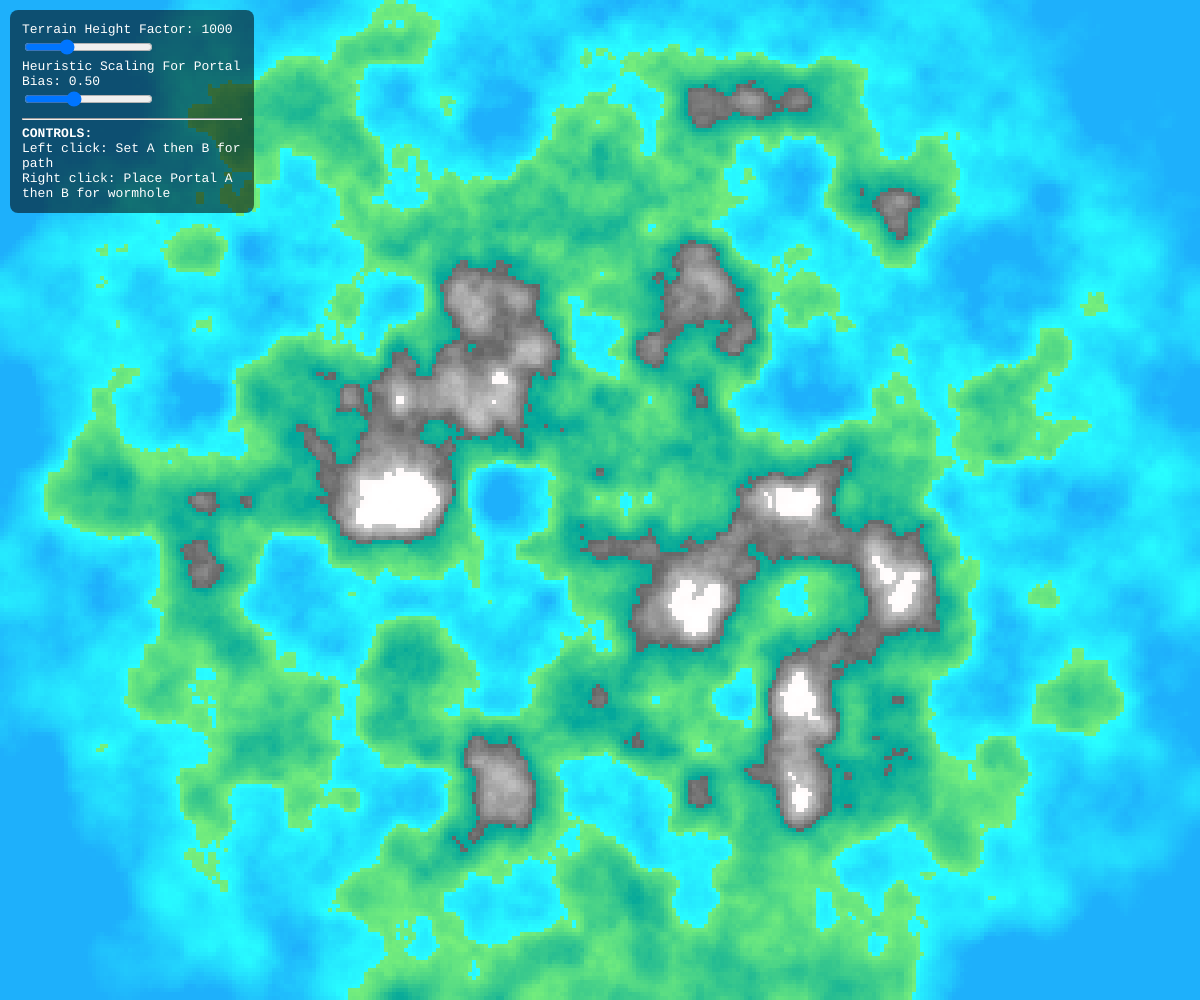
Frame 1 (no input)
Frame 60 (no input): identical to frame 1, image omitted
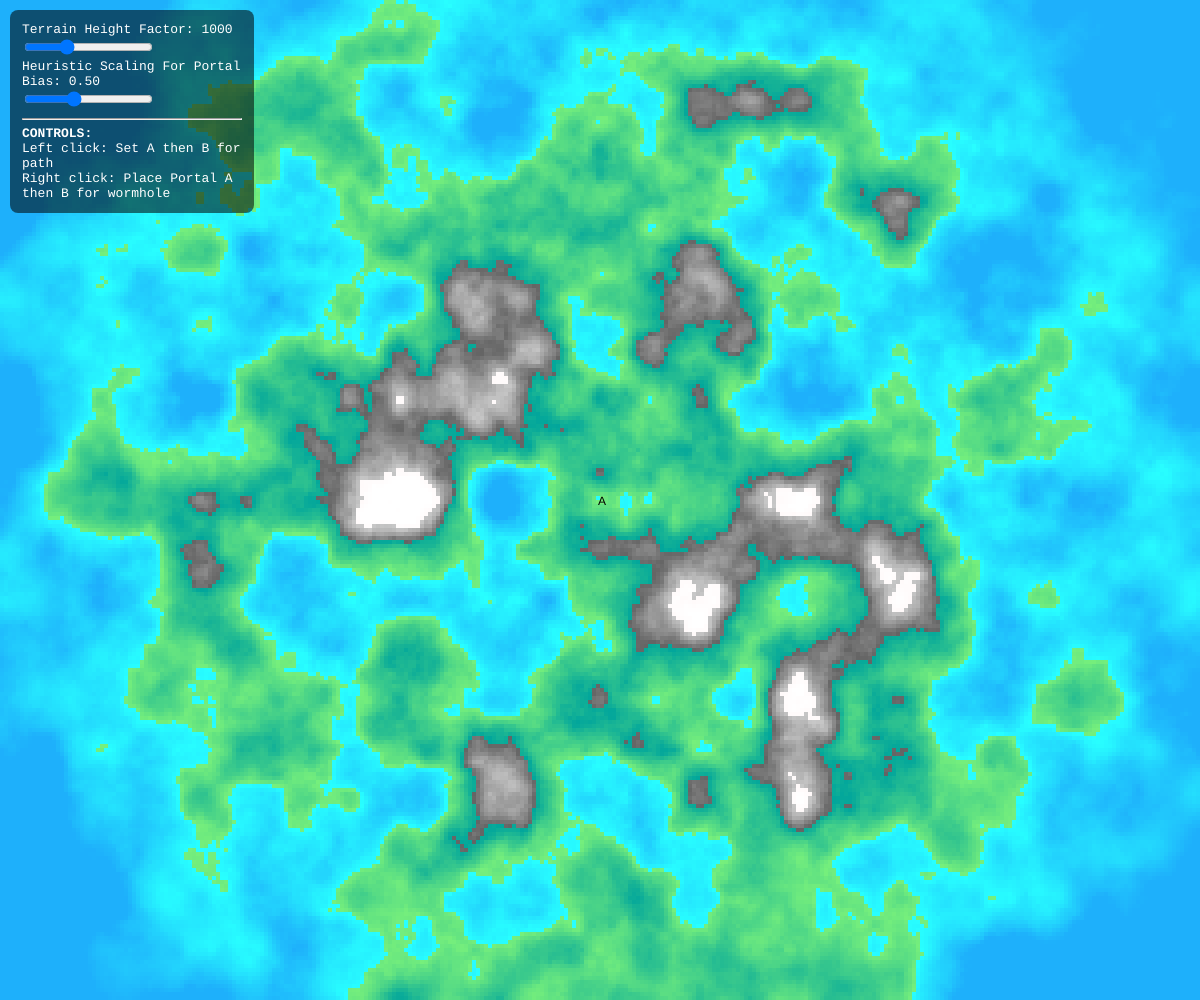
Frame 120 (the mouse pressed at the canvas centre since frame 60)

The p5.js sketch that drew these frames (run headless with seeded random() and noise() and a simulated clock; from frame 60 on, the mouse is pressed at the canvas centre):

// p5.js sketch
// ── sketch.js
class TerrainType {
  constructor(minHeight, maxHeight, minColour, maxColour, lerpAdjustment = 0) {
    this.minHeight = minHeight;
    this.maxHeight = maxHeight;
    this.minColour = minColour;
    this.maxColour = maxColour;
    this.lerpAdjustment = lerpAdjustment;
  }
}

class NodeGrid {
  constructor(grid) {
    this.grid = grid;
    this.gridWidth = grid.length;
    this.gridHeight = grid[0].length;
  }

  getNeighbours(x, y) {
    let neighbours = [];
    for (let dx = -1; dx <= 1; dx++) {
      for (let dy = -1; dy <= 1; dy++) {
        if (dx === 0 && dy === 0) continue;
        let nx = x + dx;
        let ny = y + dy;
        if (nx >= 0 && nx < this.gridWidth && ny >= 0 && ny < this.gridHeight) {
          neighbours.push(this.grid[nx][ny]);
        }
      }
    }
    return neighbours;
  }

  setNodeHeight(x, y, z) {
    this.grid[x][y].setHeight(z);
  }

  getNode(x, y) {
    return this.grid[x][y];
  }
}

class Node {
  constructor(x, y, noise) {
    this.x = x;
    this.y = y;
    this.z = noise * heightFactor;
    this.g = Infinity;
    this.h = Infinity;
    this.f = Infinity;
    this.parent = null;
    this.portalPartner = null;
    this.inPath = false;
    this.terrainType = getTerrainType(noise);
  }

  setHeight(z) {
    this.z = z;
  }

  get2DPoint() {
    return { x: this.x, y: this.y };
  }
}

let waterTerrain;
let landTerrain;
let mountainTerrain;
let snowTerrain;

let zoomFactor = 100;
let cellSize = 4;
let heightFactor = 1000;
let heuristicScaling = 0.5; // heuristicScaling <1 more exploratory of portals, >1 opposite
const falloffPower = 3;
const teleportCost = 1;
let prevHeightFactor = heightFactor;
let prevHeuristicScaling = heuristicScaling;
let mapChanged = true;
//let xOffset = 10000;
//let yOffset = 10000;
//const cameraSpeed = 10;
let portalColour;
let pathColour;

let nodeGrid;
let pointA = null;
let pointB = null;
let portalA = null;
let portalB = null;
let currentNode = null;

let canvasElem;
let uiBox;
let heightSlider;
let heuristicSlider;
let heightLabel;
let heuristicLabel;

// Disable context menu on right click
document.oncontextmenu = () => false;

function setup() {
  canvasElem = createCanvas(windowWidth, windowHeight);
  noiseDetail(8, 0.5);

  uiBox = createDiv();
  uiBox.position(10, 10);
  uiBox.style(`
    background: rgba(0,0,0,0.55);
    padding: 12px;
    width: 220px;
    color: white;
    font-family: monospace;
    border-radius: 8px;
    user-select:none;
  `);

  heightLabel = createDiv(`Terrain Height Factor: ${heightFactor}`);
  uiBox.child(heightLabel);
  heightSlider = createSlider(100, 3000, heightFactor, 1);
  uiBox.child(heightSlider);

  heuristicLabel = createDiv(
    `Heuristic Scaling For Portal Bias: ${heuristicScaling.toFixed(2)}`
  );
  uiBox.child(heuristicLabel);
  heuristicSlider = createSlider(0.2, 1, heuristicScaling, 0.01);
  uiBox.child(heuristicSlider);

  uiBox.child(createElement("hr"));
  uiBox.child(
    createDiv(`
    <b>CONTROLS:</b><br>
    Left click: Set A then B for path<br>
    Right click: Place Portal A then B for wormhole
  `)
  );
  portalColour = color(150, 131, 236);
  pathColour = color(255, 0, 0);

  waterTerrain = new TerrainType(
    0.2,
    0.4,
    color(30, 176, 251),
    color(40, 255, 255)
  );
  landTerrain = new TerrainType(
    0.4,
    0.6,
    color(118, 239, 124),
    color(2, 166, 155)
  );
  mountainTerrain = new TerrainType(
    0.6,
    0.75,
    color(100, 100, 100),
    color(200, 200, 200)
  );
  snowTerrain = new TerrainType(
    0.75,
    0.8,
    color(255, 250, 250),
    color(255, 255, 255)
  );
}

function draw() {
  heightFactor = heightSlider.value();
  heuristicScaling = heuristicSlider.value();

  heightLabel.html(`Terrain Height Factor: ${heightFactor}`);
  heuristicLabel.html(
    `Heuristic Scaling For Portal Bias: ${heuristicScaling.toFixed(2)}`
  );

  // Trigger redraw if sliders changed
  if (heightFactor !== prevHeightFactor) {
    mapChanged = true;
    prevHeightFactor = heightFactor;
  }
  if (heuristicScaling !== prevHeuristicScaling) {
    mapChanged = true;
    prevHeuristicScaling = heuristicScaling;
  }

  if (!mapChanged) {
    return;
  }

  background(0);
  const cols = floor(width / cellSize);
  const rows = floor(height / cellSize);
  const grid = [];

  for (let x = 0; x < cols; x++) {
    let column = [];
    for (let y = 0; y < rows; y++) {
      // center pixel position of cell
      const px = x * cellSize + cellSize / 2;
      const py = y * cellSize + cellSize / 2;

      const xVal = px / zoomFactor;
      const yVal = py / zoomFactor;

      const noiseValue = noise(xVal, yVal);
      const maskedValue = noiseValue * getFalloff(px, py);

      currentNode = new Node(x, y, maskedValue);
      column.push(currentNode);
      const c = getPixelColour(maskedValue, currentNode.terrainType);
      fill(c);
      noStroke();
      rect(x * cellSize, y * cellSize, cellSize, cellSize);
    }
    grid.push(column);
  }
  nodeGrid = new NodeGrid(grid);

  if (portalA != null && portalB != null) {
    const nodeA = nodeGrid.getNode(portalA.x, portalA.y);
    const nodeB = nodeGrid.getNode(portalB.x, portalB.y);

    nodeA.portalPartner = nodeB;
    nodeB.portalPartner = nodeA;
  }

  if (portalA != null) drawPortal(portalA);
  if (portalB != null) drawPortal(portalB);

  if (pointA != null && pointB != null) {
    const path = AStarSearch(pointA, pointB);
    if (path != null) {
      drawPath(path);
    } else {
      window.alert("Path not possible!");
    }
  }

  if (pointA != null) drawMarker(pointA, "A");
  if (pointB != null) drawMarker(pointB, "B");

  mapChanged = false;
}

function getFalloff(px, py) {
  // distance from center (in pixel space)
  const dx = px - width / 2;
  const dy = py - height / 2;
  const distance = Math.sqrt(dx * dx + dy * dy);

  const maxDistance = Math.sqrt(
    (width / 2) * (width / 2) + (height / 2) * (height / 2)
  );

  // normalise distance
  let d = distance / maxDistance;
  d = constrain(d, 0, 1);

  // apply falloff curve
  const falloff = 1 - Math.pow(d, falloffPower);

  return falloff;
}

// Navigation (scrapped feature)

// // Pan
// function mouseDragged(event) {
//   xOffset -= event.movementX / zoomFactor;
//   yOffset -= event.movementY / zoomFactor;
//   mapChanged = true;
// }

// // Zoom
// function mouseWheel(event) {
//   zoomFactor -= event.delta / 10;
//   zoomFactor = Math.max(10, zoomFactor);
//   mapChanged = true;
//   return false;
// }

function mousePressed(event) {
  if (event.target !== canvasElem.elt) return;

  const gx = floor(mouseX / cellSize);
  const gy = floor(mouseY / cellSize);

  if (mouseButton === LEFT) {
    handlePathClick(gx, gy);
    return;
  }

  if (mouseButton === RIGHT) {
    handlePortalClick(gx, gy);
    return;
  }
}

function handlePathClick(gx, gy) {
  if (pointA != null && pointB == null) {
    pointB = { x: gx, y: gy };
  } else {
    pointA = { x: gx, y: gy };
    pointB = null;
  }
  mapChanged = true;
}

function handlePortalClick(gx, gy) {
  if (portalA != null && portalB == null) {
    portalB = { x: gx, y: gy };

    const nodeA = nodeGrid.getNode(portalA.x, portalA.y);
    const nodeB = nodeGrid.getNode(portalB.x, portalB.y);
    nodeA.portalPartner = nodeB;
    nodeB.portalPartner = nodeA;
  } else {
    portalA = { x: gx, y: gy };
    portalB = null;
  }
  mapChanged = true;
}

function drawPath(path, colourChoice = pathColour) {
  noStroke();
  fill(colourChoice);
  for (const pos of path) {
    const px = pos.x * cellSize + cellSize / 2;
    const py = pos.y * cellSize + cellSize / 2;
    ellipse(px, py, cellSize * 0.6, cellSize * 0.6);
  }
}

function drawPortal(point, colourChoice = portalColour) {
  const px = point.x * cellSize + cellSize / 2;
  const py = point.y * cellSize + cellSize / 2;
  stroke(
    colourChoice.levels[0] * 1.2,
    colourChoice.levels[1] * 1.2,
    colourChoice.levels[2] * 1.2
  );
  strokeWeight(2);
  fill(colourChoice);
  ellipse(px, py, cellSize * 2, cellSize * 4);
  noStroke();
  fill(
    colourChoice.levels[0] * 0.8,
    colourChoice.levels[1] * 0.8,
    colourChoice.levels[2] * 0.8
  );
  ellipse(px, py, cellSize * 1, cellSize * 2);
}

function drawMarker(point, label) {
  const px = point.x * cellSize + cellSize / 2;
  const py = point.y * cellSize + cellSize / 2;

  fill(0);
  textAlign(CENTER, CENTER);
  text(label, px, py);
}

function getPixelColour(noiseValue, terrainType) {
  const normalisedValue = normalise(
    noiseValue,
    terrainType.maxHeight,
    terrainType.minHeight
  );

  return lerpColor(
    terrainType.minColour,
    terrainType.maxColour,
    normalisedValue + terrainType.lerpAdjustment
  );
}

function getTerrainType(noiseValue) {
  if (noiseValue < waterTerrain.maxHeight) {
    return waterTerrain;
  }
  if (noiseValue < landTerrain.maxHeight) {
    return landTerrain;
  }
  if (noiseValue < mountainTerrain.maxHeight) {
    return mountainTerrain;
  } else {
    return snowTerrain;
  }
}

function normalise(value, max, min) {
  if (value > max) {
    return 1;
  }
  if (value < min) {
    return 0;
  }
  return (value - min) / (max - min);
}

function windowResized() {
  resizeCanvas(windowWidth, windowHeight);
  pointA = null;
  pointB = null;
  portalA = null;
  portalB = null;
  mapChanged = true;
}

function nodeKey(x, y) {
  return `${x},${y}`;
}

// Octile extension of Manhattan distance
function octile(current, end) {
  const dx = Math.abs(current.x - end.x);
  const dy = Math.abs(current.y - end.y);
  const F = Math.SQRT2 - 1;
  if (dx < dy) {
    return F * dx + dy;
  } else {
    return F * dy + dx;
  }
}

function heuristic(current, end) {
  const normal = octile(current, end);

  // Estimate heuristic with portals if they exist
  if (portalA && portalB) {
    const d1 =
      octile(current, portalA) * heuristicScaling +
      teleportCost +
      octile(portalB, end);
    const d2 =
      octile(current, portalB) * heuristicScaling +
      teleportCost +
      octile(portalA, end);
    return Math.min(normal, d1, d2);
  }
  return normal;
}

// Movement cost: base + terrain modifier
function getMovementCost(current, neighbour) {
  let baseCost;
  if (current.x === neighbour.x || current.y === neighbour.y) {
    baseCost = 1;
  } else {
    baseCost = Math.SQRT2;
  }
  const terrainCost = Math.abs(neighbour.z - current.z);
  return baseCost + terrainCost;
}

// Reconstruct path from goal node
function reconstructPath(node) {
  const path = [];
  let current = node;
  while (current) {
    current.inPath = true;
    path.push({ x: current.x, y: current.y });
    current = current.parent;
  }
  return path.reverse();
}

function AStarSearch(start, end) {
  const openMap = new Map();
  const openSet = [];
  const closedSet = new Set();

  startNode = nodeGrid.getNode(start.x, start.y);
  startNode.g = 0;
  startNode.h = heuristic(start, end);
  startNode.f = startNode.g + startNode.h;
  startNode.parent = null;

  openSet.push(startNode);
  openMap.set(nodeKey(startNode.x, startNode.y), startNode);

  while (openSet.length > 0) {
    let bestIndex = 0;
    for (let i = 1; i < openSet.length; i++) {
      if (openSet[i].f < openSet[bestIndex].f) {
        bestIndex = i;
      }
    }
    const current = openSet[bestIndex];

    // If we reached the goal, reconstruct path
    if (current.x === end.x && current.y === end.y) {
      return reconstructPath(current);
    }

    // Move current from open to closed
    openSet.splice(bestIndex, 1);
    openMap.delete(nodeKey(current.x, current.y));
    closedSet.add(nodeKey(current.x, current.y));

    for (const neighbour of nodeGrid.getNeighbours(current.x, current.y)) {
      // Skip if forbidden (water or snow)
      if (
        neighbour.terrainType == waterTerrain ||
        neighbour.terrainType == snowTerrain
      ) {
        continue;
      }

      const neighbourKey = nodeKey(neighbour.x, neighbour.y);
      if (closedSet.has(neighbourKey)) continue;

      const tentativeG = current.g + getMovementCost(current, neighbour);
      let neighbourNode = openMap.get(neighbourKey);

      // New node discovered
      if (neighbourNode == null) {
        neighbour.g = tentativeG;
        neighbour.h = heuristic(neighbour.get2DPoint(), end);
        neighbour.f = neighbour.g + neighbour.h;
        neighbour.parent = current;
        openSet.push(neighbour);
        openMap.set(neighbourKey, neighbour);
      } else if (tentativeG < neighbour.g) {
        // Found a better path to an existing node
        neighbour.g = tentativeG;
        neighbour.f = neighbour.g + neighbour.h;
        neighbour.parent = current;
        // No need to reinsert into openSet, we just updated its scores
      }
    }

    if (current.portalPartner != null) {
      const portalNode = current.portalPartner;

      const neighbourKey = nodeKey(portalNode.x, portalNode.y);
      if (!closedSet.has(neighbourKey)) {
        const tentativeG = current.g + teleportCost;
        let neighbourNode = openMap.get(neighbourKey);

        if (neighbourNode == null) {
          portalNode.g = tentativeG;
          portalNode.h = heuristic(portalNode.get2DPoint(), end);
          portalNode.f = portalNode.g + portalNode.h;
          portalNode.parent = current;

          openSet.push(portalNode);
          openMap.set(neighbourKey, portalNode);
        } else if (tentativeG < portalNode.g) {
          portalNode.g = tentativeG;
          portalNode.f = portalNode.g + portalNode.h;
          portalNode.parent = current;
        }
      }
    }
  }
  return null;
}
